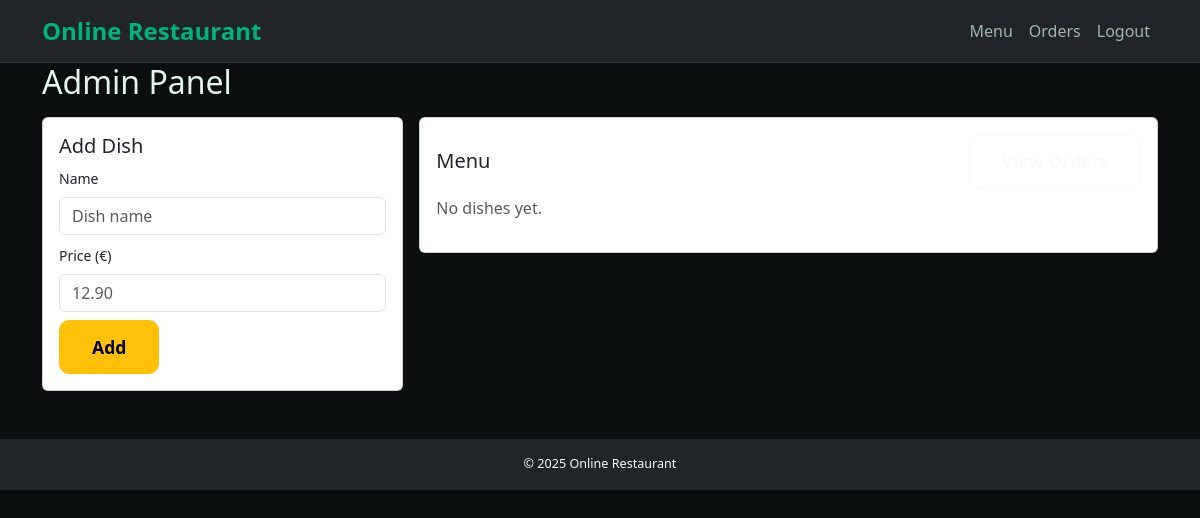
Page /admin (signed in) on the earlier database version.
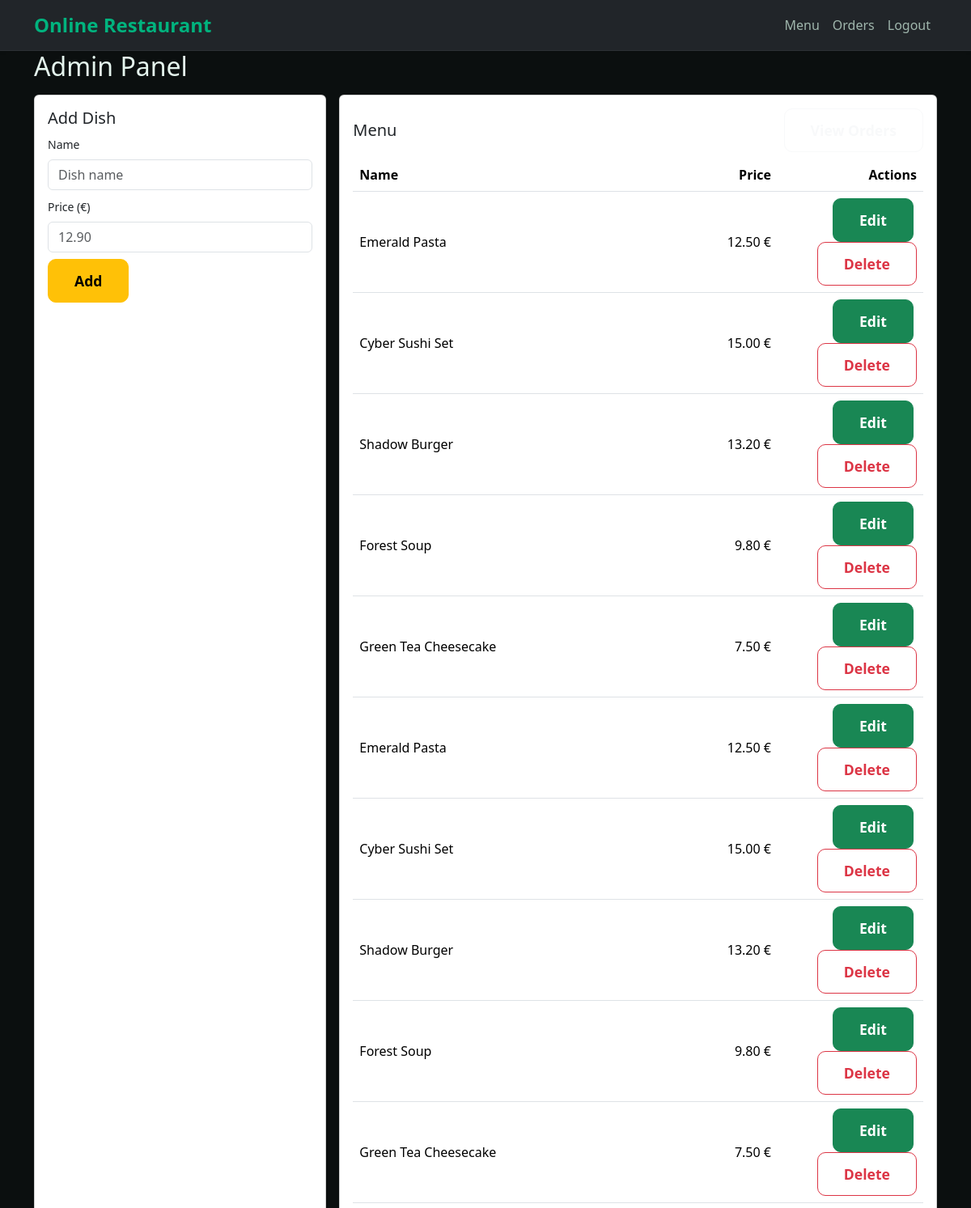
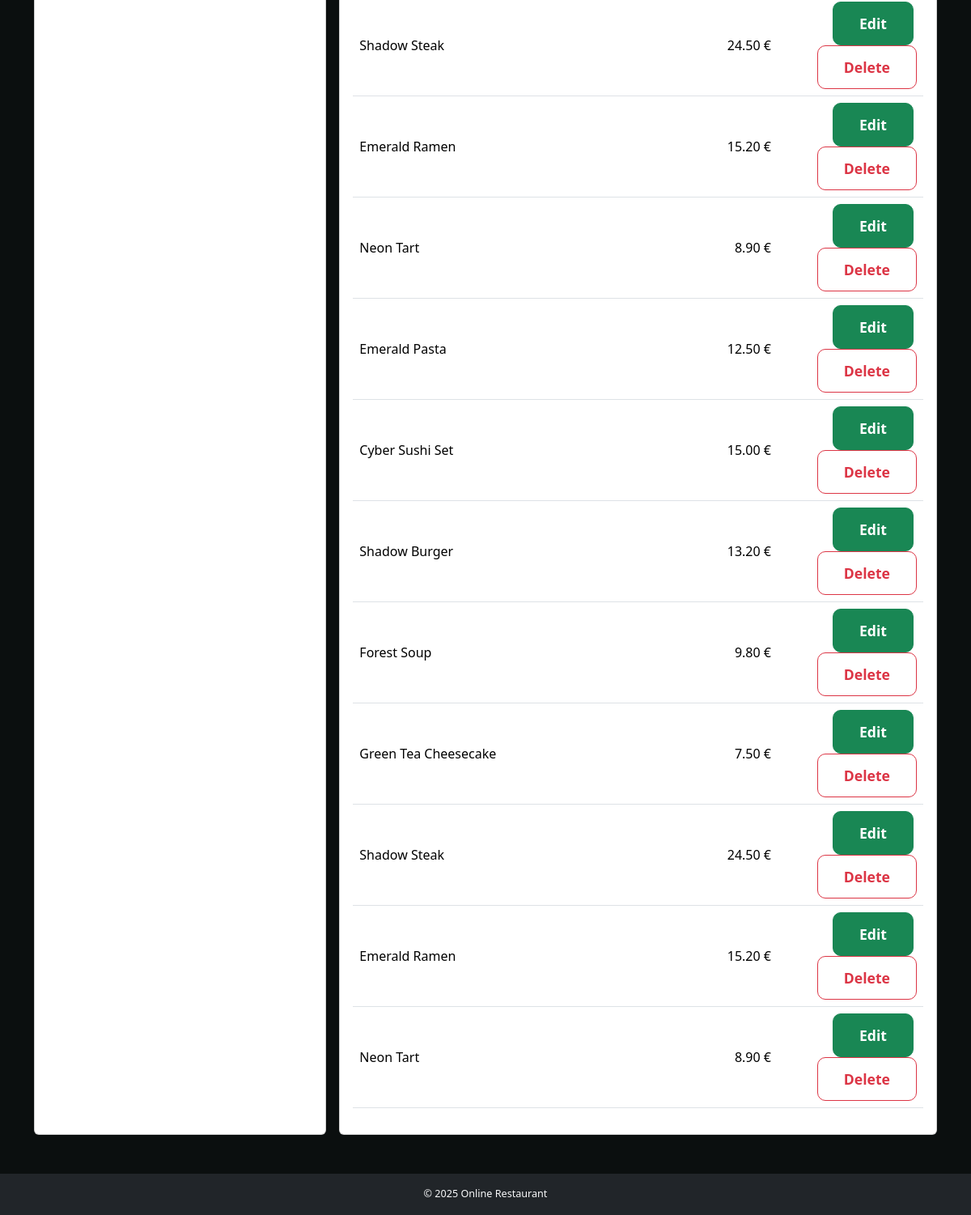
Same page on the later database version (2 pictures, top to bottom).
### models/models.py (models this page shows)
class Dish(db.Model):
    id = db.Column(db.Integer, primary_key=True)
    name = db.Column(db.String(100), nullable=False)
    description = db.Column(db.Text, nullable=False)
    price = db.Column(db.Float, nullable=False)
    image_url = db.Column(db.String(255))

### routes/admin.py (the view)
@admin_bp.route('/admin', methods=['GET'])
@login_required
def admin_panel():
    if not current_user.is_admin:
        flash('Access denied.')
        return redirect(url_for('main.menu'))
    dishes = Dish.query.all()
    return render_template('admin.html', dishes=dishes)

### app.py (called while the page is built)
@login_manager.user_loader
def load_user(user_id):
    return User.query.get(int(user_id))

def create_app():
    app = Flask(__name__)
    app.config.from_object(Config)
    app.config.from_pyfile('config.py', silent=True)
    db.init_app(app)
    migrate.init_app(app, db)
    login_manager.init_app(app)
    csrf.init_app(app)
    limiter.init_app(app)
    from routes.auth import auth_bp
    from routes.main import main_bp
    from routes.admin import admin_bp
    app.register_blueprint(auth_bp)
    app.register_blueprint(main_bp)
    app.register_blueprint(admin_bp)
    with app.app_context():
        db.create_all()
    @app.after_request
    def set_headers(resp):
        resp.headers["Content-Security-Policy"] = (
            "default-src 'self'; img-src 'self' data:; style-src 'self' 'unsafe-inline'"
        )
        return resp
    return app

### templates/admin.html (shortened to what this page needs)
{% extends 'base.html' %}
{% block content %}
<h2 class="mb-3">Admin Panel</h2>
<div class="row g-3">
  <div class="col-12 col-lg-4">
    <div class="card h-100">
      <div class="card-body">
        <h5 class="card-title">Add Dish</h5>
        <form action="{{ url_for('admin.add_dish') }}" method="post" class="mt-2">
          <div class="mb-2">
            <label class="form-label small">Name</label>
            <input type="text" name="name" class="form-control" placeholder="Dish name" required>
          </div>
          <div class="mb-2">
            <label class="form-label small">Price (€)</label>
            <input type="text" name="price" class="form-control" placeholder="12.90" required>
          </div>
          <button type="submit" class="btn btn-warning">Add</button>
        </form>
      </div>
    </div>
  </div>
  <div class="col-12 col-lg-8">
    <div class="card">
      <div class="card-body">
        <div class="d-flex justify-content-between align-items-center mb-2">
          <h5 class="card-title m-0">Menu</h5>
          <a href="{{ url_for('admin.view_orders') }}" class="btn btn-outline-light btn-sm">
          </a>
        </div>
        {% if dishes %}
          <div class="table-responsive">
            <table class="table align-middle">
              <thead>
                <tr>
                  <th>Name</th>
                  <th class="text-end">Price</th>
                  <th class="text-end" style="width:180px;">Actions</th>
                </tr>
              </thead>
              <tbody>
              {% for dish in dishes %}
                <tr>
                  <td>{{ dish.name }}</td>
                  <td class="text-end">{{ '%.2f'|format(dish.price) }} €</td>
                  <td class="text-end">
                    <a href="{{ url_for('admin.edit_dish', dish_id=dish.id) }}" class="btn btn-sm btn-success me-1">
                       Edit
                    </a>
                    <form action="{{ url_for('admin.delete_dish', dish_id=dish.id) }}" method="post" class="d-inline">
                      <button type="submit" class="btn btn-sm btn-outline-danger"
                              onclick="return confirm('Delete {{ dish.name }}?')">
                         Delete
                      </button>
                    </form>
                  </td>
                </tr>
              {% endfor %}
              </tbody>
            </table>
          </div>
        {% else %}
          <p class="text-muted">No dishes yet.</p>
        {% endif %}
      </div>
    </div>
  </div>
</div>
{% endblock %}

### templates/base.html (shortened to what this page needs)
<!DOCTYPE html>
<html lang="en">
<head>
  <link href="https://cdn.jsdelivr.net/npm/bootstrap@5.3.3/dist/css/bootstrap.min.css" rel="stylesheet">
  <link rel="stylesheet" href="{{ url_for('static', filename='css/style.css') }}">
</head>
<body>
  <nav class="navbar navbar-expand-lg navbar-dark bg-dark shadow-sm">
    <div class="container">
      <a class="navbar-brand fw-bold fs-4" href="{{ url_for('main.index') }}">Online Restaurant</a>
      <div class="collapse navbar-collapse justify-content-end">
        <ul class="navbar-nav">
          {% if current_user.is_authenticated %}
          <li class="nav-item"><a class="nav-link" href="{{ url_for('main.menu') }}">Menu</a></li>
          <li class="nav-item"><a class="nav-link" href="{{ url_for('main.orders') }}">Orders</a></li>
          <li class="nav-item"><a class="nav-link" href="{{ url_for('auth.logout') }}">Logout</a></li>
          {% else %}
          <li class="nav-item"><a class="nav-link" href="{{ url_for('auth.login') }}">Login</a></li>
          <li class="nav-item"><a class="nav-link" href="{{ url_for('auth.register') }}">Register</a></li>
          {% endif %}
        </ul>
      </div>
    </div>
  </nav>
  <main class="container">
  <div class="content-wrapper">
    {% block content %}{% endblock %}
  </div>
</main>
  <footer class="footer py-3 bg-dark text-center text-light mt-5">
    <p class="mb-0 small">&copy; 2025 Online Restaurant</p>
  </footer>
</body>
</html>

### static/css/style.css (style rules this page uses)
:root { --green-main: #00b37e; --green-hover: #00d08a; --green-dark: #004d3f; --bg-dark: #0b0f0f; --text-light: #e4f4ed; --text-muted: #a0b7ad; }
body { background-color: var(--bg-dark); color: var(--text-light); font-family: "Poppins", "Segoe UI", sans-serif; margin: 0; padding: 0; height: 100vh; display: flex; flex-direction: column; }
.navbar { background: #0d1313; border-bottom: 1px solid rgba(255, 255, 255, 0.05); }
.navbar-brand { color: var(--green-main) !important; font-weight: 600; }
.nav-link { color: var(--text-muted) !important; transition: color 0.2s ease; }
.btn { text-decoration: none; font-size: 1.1rem; font-weight: 600; padding: 0.8rem 2rem; border-radius: 10px; transition: all 0.25s ease; }
footer { background: #0d1313; color: var(--text-muted); text-align: center; padding: 1rem 0; font-size: 0.9rem; }

Differences in the rows shown:
added Dish: name "Emerald Pasta", price "12.50"
added Dish: name "Cyber Sushi Set", price "15.00"
added Dish: name "Shadow Burger", price "13.20"
added Dish: name "Forest Soup", price "9.80"
added Dish: name "Green Tea Cheesecake", price "7.50"
added Dish: name "Emerald Pasta", price "12.50"
added Dish: name "Cyber Sushi Set", price "15.00"
added Dish: name "Shadow Burger", price "13.20"
added Dish: name "Forest Soup", price "9.80"
added Dish: name "Green Tea Cheesecake", price "7.50"
added Dish: name "Shadow Steak", price "24.50"
added Dish: name "Emerald Ramen", price "15.20"
added Dish: name "Neon Tart", price "8.90"
added Dish: name "Emerald Pasta", price "12.50"
added Dish: name "Cyber Sushi Set", price "15.00"
added Dish: name "Shadow Burger", price "13.20"
added Dish: name "Forest Soup", price "9.80"
added Dish: name "Green Tea Cheesecake", price "7.50"
added Dish: name "Shadow Steak", price "24.50"
added Dish: name "Emerald Ramen", price "15.20"
added Dish: name "Neon Tart", price "8.90"
Other differences:
text no longer shown: "No dishes yet."
text now shown: "Name Price Actions"
